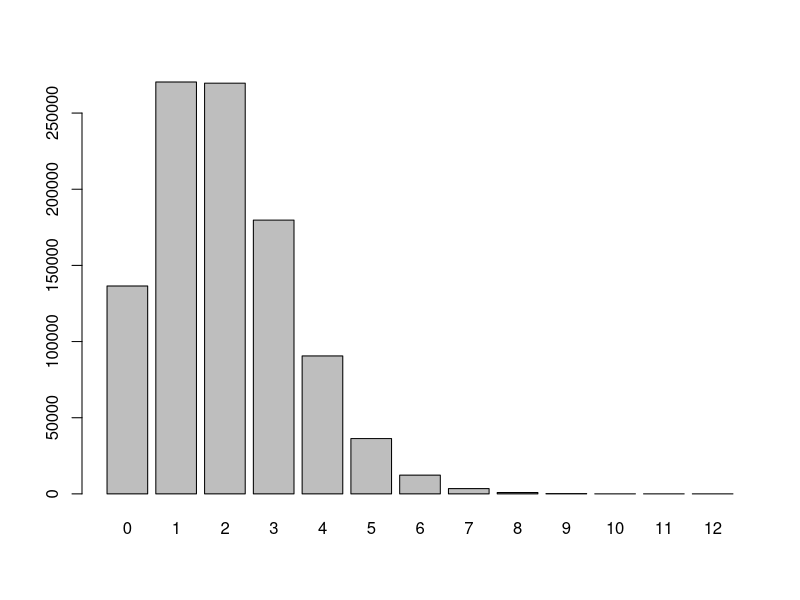
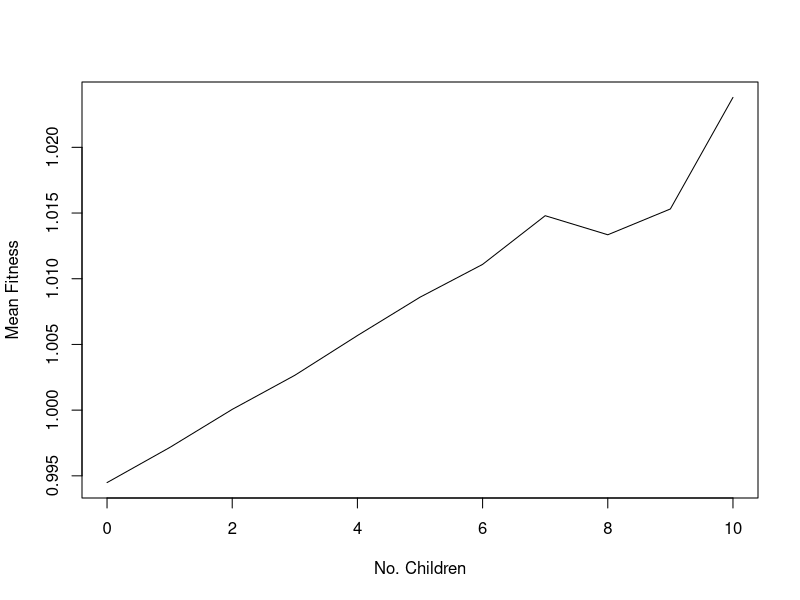
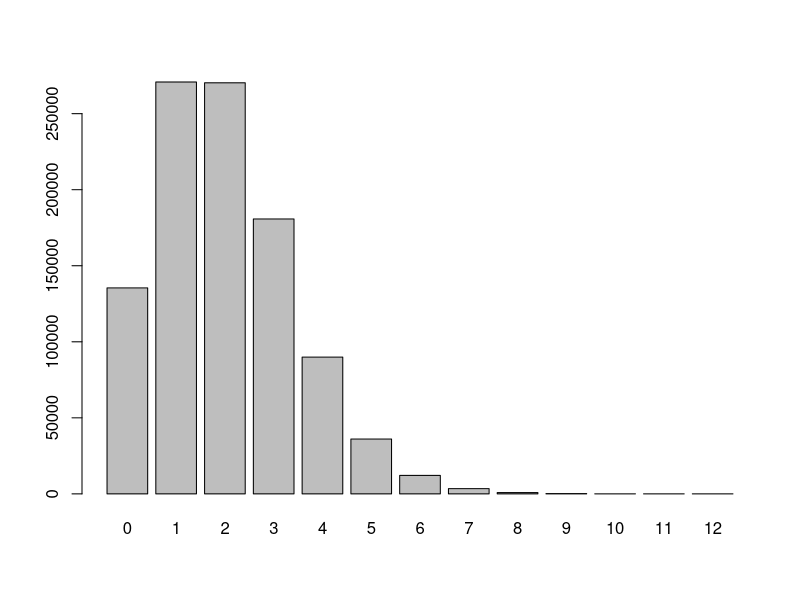
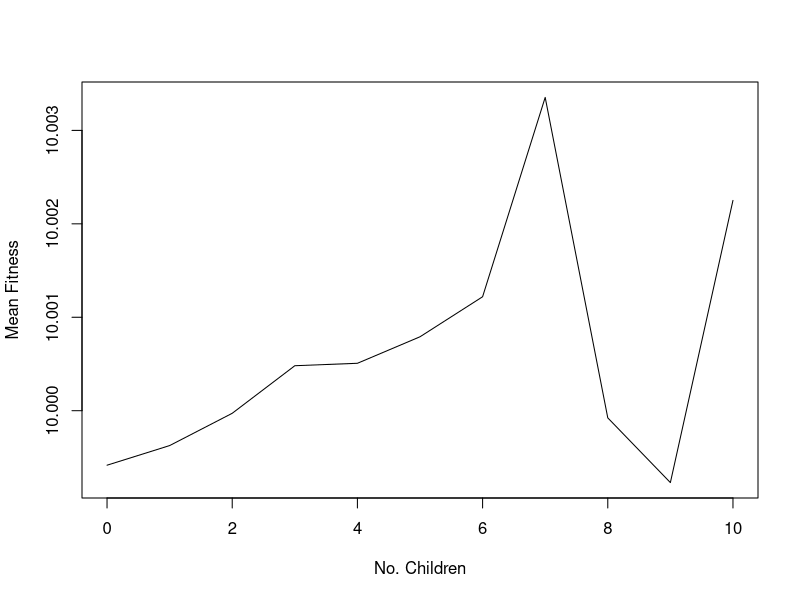
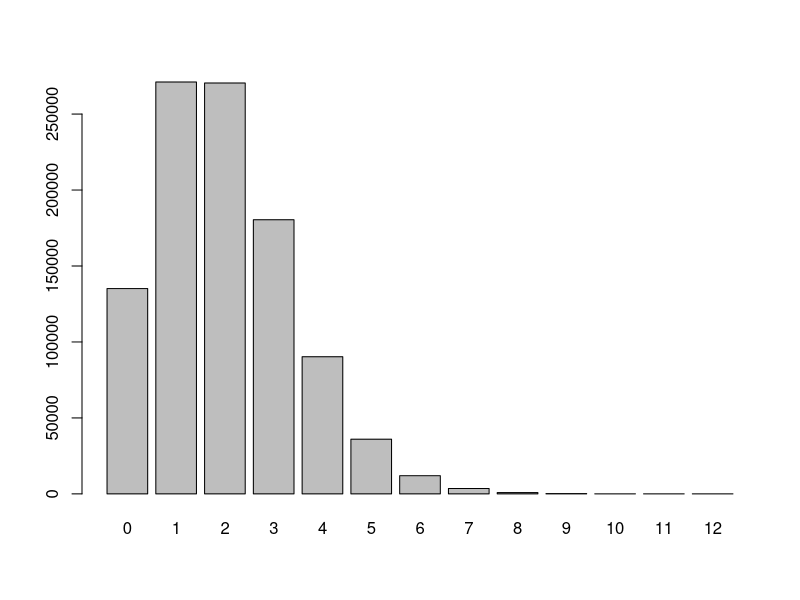
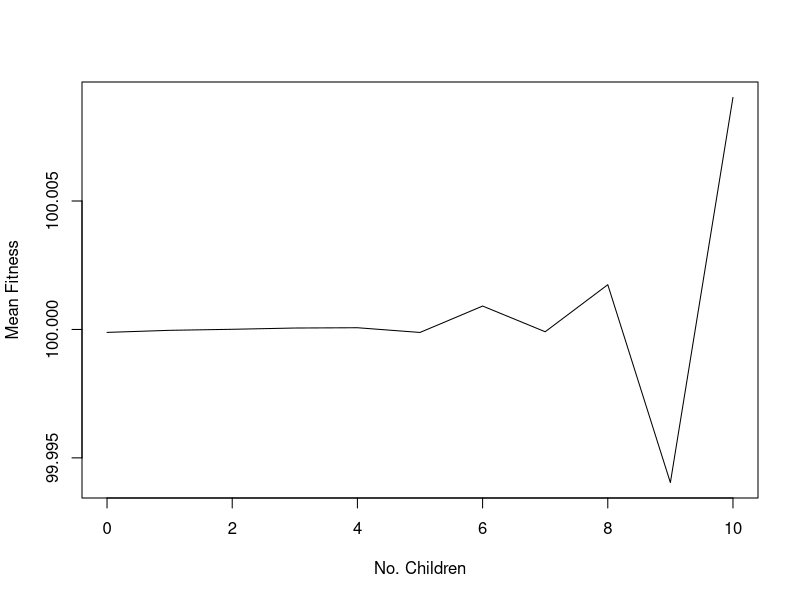
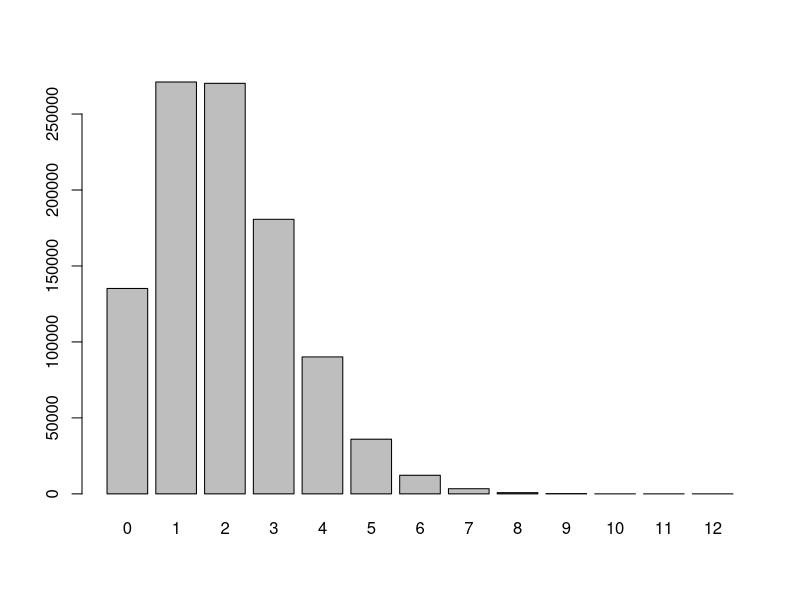
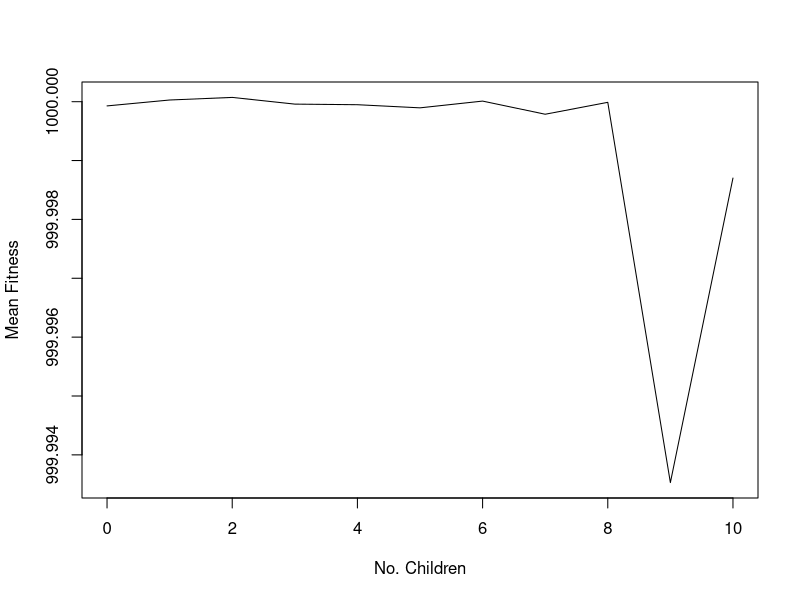

Recreate these plots in R, in order.
## ---- chunk 1
nparents <- 1000000
nkids <- 1000000
b_g1x <- 0.5
b_g2x <- 0.2
g1 <- rbinom(nparents, 2, 0.5)
g2 <- rbinom(nparents, 2, 0.5)
x <- 10 + g1 * b_g1x + g2 * b_g2x + rnorm(nparents)
b_xfitness <- 0.05
## ---- chunk 2
fitness1 <- 1 + b_xfitness * (x - mean(x))
fitness10 <- 10 + b_xfitness * (x - mean(x))
fitness100 <- 100 + b_xfitness * (x - mean(x))
fitness1000 <- 1000 + b_xfitness * (x - mean(x))
## ---- chunk 3
calcChildren<-function(fitness){
  child_parent_1 <- sample(1:nparents, nkids, replace=TRUE, prob=fitness)
  child_parent_2 <- sample(1:nparents, nkids, replace=TRUE, prob=fitness)
  
  parents_no_children<-rep(0,nparents)
  tabParents<-table(c(child_parent_1,child_parent_2))
  parents_no_children[as.numeric(unlist(dimnames(tabParents)))]<-tabParents
  return(parents_no_children)
}

parents_no_children_1<-calcChildren(fitness1)
parents_no_children_10<-calcChildren(fitness10)
parents_no_children_100<-calcChildren(fitness100)
parents_no_children_1000<-calcChildren(fitness1000)
## ---- chunk 4
barplot(table(parents_no_children_1))
summary(lm(parents_no_children_1~fitness1))
plot(0:10,tapply(fitness1[parents_no_children_1<11],parents_no_children_1[parents_no_children_1<11],mean),type="l",xlab="No. Children",ylab="Mean Fitness")
## ---- chunk 5
barplot(table(parents_no_children_10))
summary(lm(parents_no_children_10~fitness10))
plot(0:10,tapply(fitness10[parents_no_children_10<11],parents_no_children_10[parents_no_children_10<11],mean),type="l",xlab="No. Children",ylab="Mean Fitness")
## ---- chunk 6
barplot(table(parents_no_children_100))
summary(lm(parents_no_children_100~fitness100))
plot(0:10,tapply(fitness100[parents_no_children_100<11],parents_no_children_100[parents_no_children_100<11],mean),type="l",xlab="No. Children",ylab="Mean Fitness")
## ---- chunk 7
barplot(table(parents_no_children_1000))
summary(lm(parents_no_children_1000~fitness1000))
plot(0:10,tapply(fitness1000[parents_no_children_1000<11],parents_no_children_1000[parents_no_children_1000<11],mean),type="l",xlab="No. Children",ylab="Mean Fitness")
## ---- chunk 8
table(sample(c(1,2,3,4,5),100000,T,prob=c(0.8,0.9,1,1.1,1.2)))
table(sample(c(1,2,3,4,5),100000,T,prob=c(9.8,.9,10,10.1,10.2)))
table(sample(c(1,2,3,4,5),100000,T,prob=c(99.8,99.9,100,100.1,100.2)))
